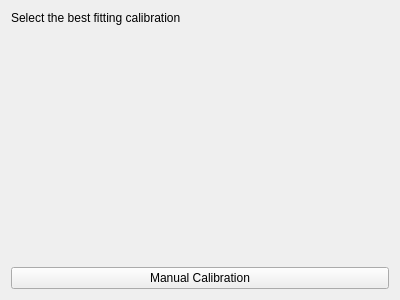
<?xml version="1.0" encoding="UTF-8"?>
<ui version="4.0">
 <class>Form</class>
 <widget class="QWidget" name="Form">
  <property name="geometry">
   <rect>
    <x>0</x>
    <y>0</y>
    <width>400</width>
    <height>300</height>
   </rect>
  </property>
  <property name="windowTitle">
   <string>Form</string>
  </property>
  <layout class="QVBoxLayout" name="verticalLayout" stretch="0,1,0">
   <item>
    <widget class="QLabel" name="label">
     <property name="text">
      <string>Select the best fitting calibration</string>
     </property>
    </widget>
   </item>
   <item>
    <layout class="QHBoxLayout" name="horizontalLayout">
     <item>
      <widget class="QLabel" name="second_image">
       <property name="text">
        <string/>
       </property>
      </widget>
     </item>
     <item>
      <widget class="QLabel" name="first_image">
       <property name="text">
        <string/>
       </property>
      </widget>
     </item>
    </layout>
   </item>
   <item>
    <widget class="QPushButton" name="pushButton">
     <property name="text">
      <string>Manual Calibration</string>
     </property>
    </widget>
   </item>
  </layout>
 </widget>
 <resources/>
 <connections/>
</ui>
